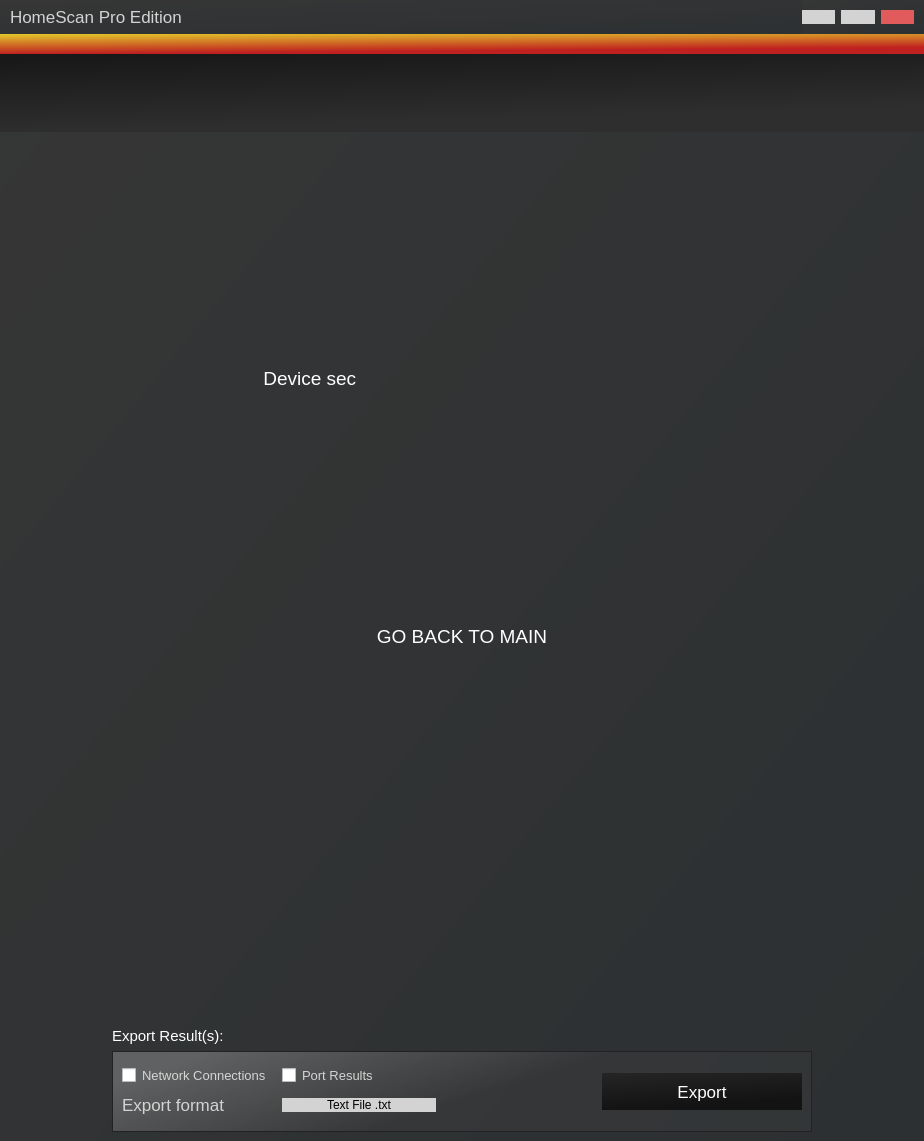
<?xml version="1.0" encoding="UTF-8"?>
<ui version="4.0">
 <class>MainWindow</class>
 <widget class="QMainWindow" name="MainWindow">
  <property name="geometry">
   <rect>
    <x>0</x>
    <y>0</y>
    <width>924</width>
    <height>1141</height>
   </rect>
  </property>
  <property name="windowTitle">
   <string>MainWindow</string>
  </property>
  <property name="styleSheet">
   <string notr="true">border: unset;</string>
  </property>
  <widget class="QWidget" name="app">
   <layout class="QHBoxLayout" name="horizontalLayout">
    <property name="spacing">
     <number>0</number>
    </property>
    <property name="leftMargin">
     <number>0</number>
    </property>
    <property name="topMargin">
     <number>0</number>
    </property>
    <property name="rightMargin">
     <number>0</number>
    </property>
    <property name="bottomMargin">
     <number>0</number>
    </property>
    <item>
     <widget class="QFrame" name="main">
      <property name="styleSheet">
       <string notr="true">background:qlineargradient(spread:pad, x1:0, y1:0, x2:1, y2:1, stop:0 rgba(54, 54, 54, 255), stop:1 rgba(44, 48, 50, 255))</string>
      </property>
      <property name="frameShape">
       <enum>QFrame::StyledPanel</enum>
      </property>
      <property name="frameShadow">
       <enum>QFrame::Raised</enum>
      </property>
      <layout class="QVBoxLayout" name="verticalLayout">
       <property name="spacing">
        <number>0</number>
       </property>
       <property name="leftMargin">
        <number>0</number>
       </property>
       <property name="topMargin">
        <number>0</number>
       </property>
       <property name="rightMargin">
        <number>0</number>
       </property>
       <property name="bottomMargin">
        <number>0</number>
       </property>
       <item>
        <widget class="QFrame" name="name_and_tabs">
         <property name="enabled">
          <bool>true</bool>
         </property>
         <property name="maximumSize">
          <size>
           <width>16777215</width>
           <height>34</height>
          </size>
         </property>
         <property name="styleSheet">
          <string notr="true"/>
         </property>
         <property name="frameShape">
          <enum>QFrame::StyledPanel</enum>
         </property>
         <property name="frameShadow">
          <enum>QFrame::Raised</enum>
         </property>
         <layout class="QHBoxLayout" name="horizontalLayout_7">
          <property name="leftMargin">
           <number>0</number>
          </property>
          <property name="topMargin">
           <number>0</number>
          </property>
          <property name="rightMargin">
           <number>0</number>
          </property>
          <property name="bottomMargin">
           <number>0</number>
          </property>
          <item>
           <layout class="QHBoxLayout" name="horizontalLayout_3">
            <property name="leftMargin">
             <number>10</number>
            </property>
            <property name="rightMargin">
             <number>10</number>
            </property>
            <property name="bottomMargin">
             <number>0</number>
            </property>
            <item>
             <widget class="QLabel" name="label">
              <property name="styleSheet">
               <string notr="true">border:none;background: none;
color:lightgray;
font-size:17px;</string>
              </property>
              <property name="text">
               <string>HomeScan Pro Edition</string>
              </property>
             </widget>
            </item>
            <item>
             <widget class="QFrame" name="frame_12">
              <property name="minimumSize">
               <size>
                <width>30</width>
                <height>0</height>
               </size>
              </property>
              <property name="maximumSize">
               <size>
                <width>112</width>
                <height>16777215</height>
               </size>
              </property>
              <property name="frameShape">
               <enum>QFrame::StyledPanel</enum>
              </property>
              <property name="frameShadow">
               <enum>QFrame::Raised</enum>
              </property>
              <layout class="QHBoxLayout" name="horizontalLayout_9">
               <property name="leftMargin">
                <number>0</number>
               </property>
               <property name="topMargin">
                <number>0</number>
               </property>
               <property name="rightMargin">
                <number>0</number>
               </property>
               <property name="bottomMargin">
                <number>0</number>
               </property>
               <item>
                <widget class="QPushButton" name="min">
                 <property name="styleSheet">
                  <string notr="true">background-color: lightgray;
border: none;
top:0;border-radius: 0;
width:30px;</string>
                 </property>
                 <property name="text">
                  <string/>
                 </property>
                 <property name="icon">
                  <iconset>
                   <normaloff>assets/minus.svg</normaloff>assets/minus.svg</iconset>
                 </property>
                </widget>
               </item>
               <item>
                <widget class="QPushButton" name="full">
                 <property name="styleSheet">
                  <string notr="true">background-color: lightgray;
border: none;
top:0;border-radius: 0;</string>
                 </property>
                 <property name="text">
                  <string/>
                 </property>
                 <property name="icon">
                  <iconset>
                   <normaloff>assets/square.svg</normaloff>assets/square.svg</iconset>
                 </property>
                </widget>
               </item>
               <item>
                <widget class="QPushButton" name="exit">
                 <property name="styleSheet">
                  <string notr="true">background-color: #e15b5d;
border: none;
top:0;border-radius: 0;
margin-top:0px;</string>
                 </property>
                 <property name="text">
                  <string/>
                 </property>
                 <property name="icon">
                  <iconset>
                   <normaloff>assets/x.svg</normaloff>assets/x.svg</iconset>
                 </property>
                </widget>
               </item>
              </layout>
             </widget>
            </item>
           </layout>
          </item>
         </layout>
        </widget>
       </item>
       <item>
        <widget class="QFrame" name="color_bar">
         <property name="maximumSize">
          <size>
           <width>16777215</width>
           <height>20</height>
          </size>
         </property>
         <property name="styleSheet">
          <string notr="true">background-color: qlineargradient(spread:pad, x1:0, y1:0, x2:0.306, y2:0.909091, stop:0.00568182 rgba(227, 198, 43, 255), stop:1 rgba(191, 32, 32, 255))</string>
         </property>
         <property name="frameShape">
          <enum>QFrame::StyledPanel</enum>
         </property>
         <property name="frameShadow">
          <enum>QFrame::Raised</enum>
         </property>
        </widget>
       </item>
       <item>
        <widget class="QFrame" name="logo_menu">
         <property name="maximumSize">
          <size>
           <width>16777215</width>
           <height>78</height>
          </size>
         </property>
         <property name="styleSheet">
          <string notr="true">background: qlineargradient(spread:pad, x1:0, y1:0, x2:0.306, y2:0.909091, stop:0 rgba(23, 23, 23, 255), stop:1 rgba(46, 46, 46, 255));</string>
         </property>
         <property name="frameShape">
          <enum>QFrame::StyledPanel</enum>
         </property>
         <property name="frameShadow">
          <enum>QFrame::Raised</enum>
         </property>
         <layout class="QHBoxLayout" name="horizontalLayout_4">
          <item>
           <widget class="QLabel" name="label_2">
            <property name="maximumSize">
             <size>
              <width>331</width>
              <height>61</height>
             </size>
            </property>
            <property name="styleSheet">
             <string notr="true">background:none;</string>
            </property>
            <property name="text">
             <string/>
            </property>
            <property name="pixmap">
             <pixmap>assets/logo.png</pixmap>
            </property>
            <property name="scaledContents">
             <bool>true</bool>
            </property>
           </widget>
          </item>
         </layout>
        </widget>
       </item>
       <item>
        <widget class="QLabel" name="label_7">
         <property name="styleSheet">
          <string notr="true">color: white;
border: 20px;
top:0;
border: none;
background: none;
font-size: 19px;</string>
         </property>
         <property name="text">
          <string>                                                  Device sec</string>
         </property>
        </widget>
       </item>
       <item>
        <widget class="QPushButton" name="pushButton_14">
         <property name="styleSheet">
          <string notr="true">color: white;
border: 20px;
top:0;
border: none;
background: none;
font-size: 19px;</string>
         </property>
         <property name="text">
          <string>GO BACK TO MAIN</string>
         </property>
        </widget>
       </item>
       <item alignment="Qt::AlignBottom">
        <widget class="QFrame" name="footer">
         <property name="styleSheet">
          <string notr="true">background:none;
border:none;</string>
         </property>
         <property name="frameShape">
          <enum>QFrame::StyledPanel</enum>
         </property>
         <property name="frameShadow">
          <enum>QFrame::Raised</enum>
         </property>
         <layout class="QVBoxLayout" name="verticalLayout_6">
          <item alignment="Qt::AlignHCenter|Qt::AlignBottom">
           <widget class="QFrame" name="frame_9">
            <property name="minimumSize">
             <size>
              <width>700</width>
              <height>0</height>
             </size>
            </property>
            <property name="maximumSize">
             <size>
              <width>728</width>
              <height>16777215</height>
             </size>
            </property>
            <property name="styleSheet">
             <string notr="true">background: none;
border:none;</string>
            </property>
            <property name="frameShape">
             <enum>QFrame::StyledPanel</enum>
            </property>
            <property name="frameShadow">
             <enum>QFrame::Raised</enum>
            </property>
            <layout class="QVBoxLayout" name="verticalLayout_7">
             <property name="leftMargin">
              <number>0</number>
             </property>
             <property name="topMargin">
              <number>0</number>
             </property>
             <property name="rightMargin">
              <number>0</number>
             </property>
             <property name="bottomMargin">
              <number>0</number>
             </property>
             <item>
              <widget class="QLabel" name="label_5">
               <property name="styleSheet">
                <string notr="true">color:white;
font-size:15px;
background:none;
border:none;</string>
               </property>
               <property name="text">
                <string>Export Result(s):</string>
               </property>
              </widget>
             </item>
             <item>
              <widget class="QFrame" name="frame_3">
               <property name="minimumSize">
                <size>
                 <width>400</width>
                 <height>81</height>
                </size>
               </property>
               <property name="maximumSize">
                <size>
                 <width>16777215</width>
                 <height>111</height>
                </size>
               </property>
               <property name="styleSheet">
                <string notr="true">background-color:qlineargradient(spread:pad, x1:0.0454545, y1:0.313, x2:0.550318, y2:0.489, stop:0 rgba(144, 144, 144, 125), stop:1 rgba(73, 73, 73, 55));
border-color: white;
border: 2px;
border: 1px solid rgb(34, 34, 34);</string>
               </property>
               <property name="frameShape">
                <enum>QFrame::StyledPanel</enum>
               </property>
               <property name="frameShadow">
                <enum>QFrame::Raised</enum>
               </property>
               <layout class="QHBoxLayout" name="horizontalLayout_12">
                <item>
                 <layout class="QHBoxLayout" name="horizontalLayout_11">
                  <item>
                   <layout class="QVBoxLayout" name="verticalLayout_8">
                    <property name="rightMargin">
                     <number>120</number>
                    </property>
                    <item>
                     <layout class="QHBoxLayout" name="horizontalLayout_2">
                      <item>
                       <widget class="QCheckBox" name="checkBox_2">
                        <property name="styleSheet">
                         <string notr="true">border:none;background: none;
color:rgb(213, 213, 213);
font-size:13px;</string>
                        </property>
                        <property name="text">
                         <string>Network Connections</string>
                        </property>
                       </widget>
                      </item>
                      <item>
                       <widget class="QCheckBox" name="checkBox">
                        <property name="styleSheet">
                         <string notr="true">border:none;background: none;
color:lightgray;

font-size:13px;</string>
                        </property>
                        <property name="text">
                         <string>Port Results</string>
                        </property>
                       </widget>
                      </item>
                     </layout>
                    </item>
                    <item>
                     <layout class="QHBoxLayout" name="horizontalLayout_6">
                      <item>
                       <widget class="QLabel" name="label_3">
                        <property name="styleSheet">
                         <string notr="true">border:none;background: none;
color:lightgray;
font-size:17px;</string>
                        </property>
                        <property name="text">
                         <string>Export format</string>
                        </property>
                       </widget>
                      </item>
                      <item>
                       <widget class="QPushButton" name="pushButton_6">
                        <property name="styleSheet">
                         <string notr="true">background-color: lightgray;
border: 20px;
top:0;
</string>
                        </property>
                        <property name="text">
                         <string>Text File .txt</string>
                        </property>
                       </widget>
                      </item>
                     </layout>
                    </item>
                   </layout>
                  </item>
                  <item>
                   <spacer name="horizontalSpacer">
                    <property name="orientation">
                     <enum>Qt::Horizontal</enum>
                    </property>
                    <property name="sizeType">
                     <enum>QSizePolicy::Maximum</enum>
                    </property>
                    <property name="sizeHint" stdset="0">
                     <size>
                      <width>40</width>
                      <height>20</height>
                     </size>
                    </property>
                   </spacer>
                  </item>
                  <item>
                   <widget class="QPushButton" name="pushButton_4">
                    <property name="minimumSize">
                     <size>
                      <width>0</width>
                      <height>37</height>
                     </size>
                    </property>
                    <property name="maximumSize">
                     <size>
                      <width>200</width>
                      <height>16777215</height>
                     </size>
                    </property>
                    <property name="styleSheet">
                     <string notr="true">background-color:qlineargradient(spread:pad, x1:0, y1:0, x2:0.306, y2:0.909091, stop:0 rgba(37, 37, 37, 255), stop:1 rgba(19, 19, 19, 255));
color:rgb(255, 255, 255);
font-size:17px;
border:none;</string>
                    </property>
                    <property name="text">
                     <string>Export</string>
                    </property>
                    <property name="icon">
                     <iconset>
                      <normaloff>assets/export.png</normaloff>assets/export.png</iconset>
                    </property>
                    <property name="iconSize">
                     <size>
                      <width>37</width>
                      <height>37</height>
                     </size>
                    </property>
                   </widget>
                  </item>
                 </layout>
                </item>
               </layout>
              </widget>
             </item>
            </layout>
           </widget>
          </item>
         </layout>
        </widget>
       </item>
      </layout>
     </widget>
    </item>
   </layout>
  </widget>
 </widget>
 <resources/>
 <connections/>
</ui>
